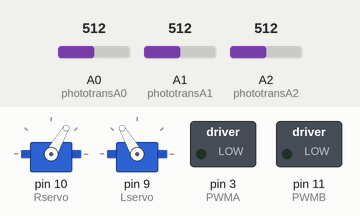
A sketch run on a simulated Arduino Uno, built with avr-gcc and run on an emulated ATmega328P. Parts: 2 × servo, switched loads named in the sketch (green lamp = pin HIGH). Inputs (shaded band) come from the test bench; at power-on: A0 (phototransA0) = 512, A1 (phototransA1) = 512, A2 (phototransA2) = 512. Pins used as bus, display or sensor lines are not drawn.

Above: at 2.8 s.
2.9 s: A0 (phototransA0) set to 213
5.6 s: A0 (phototransA0) set to 191
At 7.1 s:
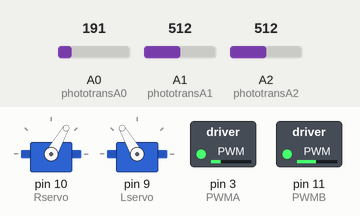
Timing chart, 0 to 6.7 s (numbered marks = the images above; inputs shaded):
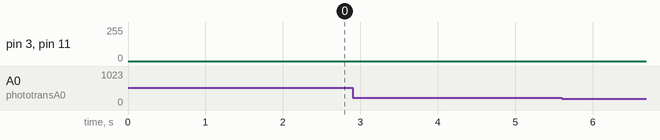

The sketch:

drawing_code.ino
```cpp
/*

Code for team 4-7 Line-Following Robot Mr. Line Retail Product

Group includes Aidan Guenther, Peter Bast, and Brian Simons

A few functions and pin setups were created with the help of
the ardumoto setupcode on Sparkfun (https://learn.sparkfun.com/tutorials/ardumoto-kit-hookup-guide/all)

Navigation loop structure contains four conditions that are continously monitored for:
stopping, straight, left, and right.

Robot starts track with a straight face, travels the line, stops, and then smiles

Mr. Line stops at finish line when all three sensors see black

*/

// Initialize variables,

//servo initialization
#include <Servo.h>
Servo Rservo;  // create servo object to control the right servo
Servo Lservo;  // create servo object to control the left servo

//sets IR variables equal to analog 4 and analog 5
int phototransA0 = A0; /* left sensor A0 */
int phototransA1 =  A1; /* middle sensor A1 */
int phototransA2 = A2; /* right sensor A2 */

// creates variables for left, middle, and right IR sensors.
int left_sensor_value;
int middle_sensor_value;
int right_sensor_value;


// Clockwise and counter-clockwise definitions for motors.

#define FORWARD  0
#define REVERSE 1

// Motor definitions
#define MOTOR_A 0
#define MOTOR_B 1

// Pin Assignments //
//Default pins:
#define DIRA 2 // Direction control for motor A
#define PWMA 3  // PWM control (speed) for motor A
#define DIRB 4 // Direction control for motor B
#define PWMB 11 // PWM control (speed) for motor B


void setup()
{
  setupArdumoto(); // Sets motor pins as outputs
  setupIR(); //setups pins for IR as inputs

    Serial.begin(9600);

    // setting servos to appropriate pins
    Rservo.attach(10);  // attaches the right servo on pin 13 to the servo object
    Lservo.attach(9); // attaches the left servo on pin 12 to the servo object

    // assigning servos to default straight face position
    Rservo.write(0);
    Lservo.write(180);
}

void loop()
{

  // sets left, middle, and right sensors to proper analog values for readings
  left_sensor_value = analogRead(phototransA0);
  middle_sensor_value = analogRead(phototransA1);
  right_sensor_value = analogRead(phototransA2);


// Straightline code

  if(left_sensor_value <100 && right_sensor_value <100 && middle_sensor_value >100)
  {
    driveArdumoto(MOTOR_B, FORWARD, 120);
    driveArdumoto(MOTOR_A, FORWARD, 120);

   }

  // Right sensor detects black, robot turns right

  if (right_sensor_value > 150)
  {
    driveArdumoto(MOTOR_A, FORWARD, 120);
    driveArdumoto(MOTOR_B, REVERSE, 60);

    }

  // Left sensor detects black, robot turns left

  if (left_sensor_value > 150)
   {
    driveArdumoto(MOTOR_A, REVERSE, 60);
    driveArdumoto(MOTOR_B, FORWARD, 120);

   }

    //Stopping code
    //all three sensors see black at finish line
  if(left_sensor_value >200 && right_sensor_value >200 && middle_sensor_value >200)
  {
    stopArdumoto(MOTOR_A);
    stopArdumoto(MOTOR_B);
    Rservo.write(60);              // tell servo to go from smiling to straight
    Lservo.write(120);
    delay(2000);
   }
}

// driveArdumoto drives 'motor' in 'dir' direction at 'spd' speed
void driveArdumoto(byte motor, byte dir, byte spd)
{
  if (motor == MOTOR_A)
  {
    digitalWrite(DIRA, dir);
    analogWrite(PWMA, spd);
  }
  else if (motor == MOTOR_B)
  {
    digitalWrite(DIRB, dir);
    analogWrite(PWMB, spd);
  }
}
// setupArdumoto initialize all pins
void setupArdumoto()
{
  // All pins should be setup as outputs:
  pinMode(PWMA, OUTPUT);
  pinMode(PWMB, OUTPUT);
  pinMode(DIRA, OUTPUT);
  pinMode(DIRB, OUTPUT);

  // Initialize all pins as low:
  digitalWrite(PWMA, LOW);
  digitalWrite(PWMB, LOW);
  digitalWrite(DIRA, LOW);
  digitalWrite(DIRB, LOW);
}

//creates motor stopping function for robot
void stopArdumoto(byte motor)
{
  driveArdumoto(motor, 0, 0);
}

//setup IR sensors function to map sensors
void setupIR()
{

pinMode(phototransA0, INPUT);
pinMode(phototransA1, INPUT);
pinMode(phototransA2, INPUT);

}
```
